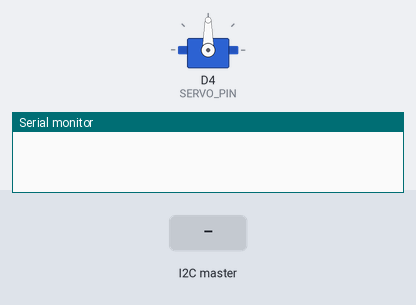
The sketch below on a simulated Arduino Zero (SAMD21). Shown: servo, the last lines printed to the serial monitor. Inputs (shaded band) come from the test bench.

Above: at 1.2 s.
1.3 s: the I2C master sends the byte 1
At 1.6 s:
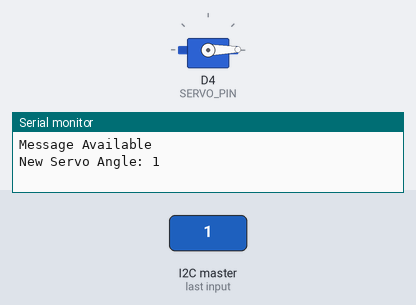
2.8 s: the I2C master sends the byte 90
At 4.0 s:
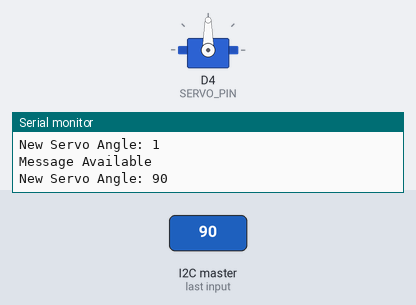
Timing chart, 0 to 5.8 s (numbered marks = the images above; inputs shaded):
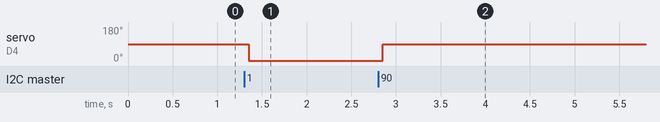

Measured:
- after the input at 1.3 s, servo on D4 (SERVO_PIN): 90° → 1° after 0.05 s
- after the input at 2.8 s, servo on D4 (SERVO_PIN): 1° → 90° after 0.05 s

The sketch:

TrinketServoController.ino
```cpp
/*
 *  Designed for Adafruit Trinket M0
    Receives commands via I2C and moves servo to specified position
	Using 12 bit ADC to read voltage from the servo position potentiometer
	Sends read value converted to angle ( position ) back to I2C master
*/

#include <Servo.h>
#include <Wire.h>

Servo myservo;
int m_currentServoAngle = 0;  // variable to store the servo position, unused
int m_desiredServoAngle = 0;  // servo angle that servo should reach, unused
const int SERVO_PIN = 4;
const int I2C_DEVICE_ID = 4;

/* Structure representing received message */
struct messageI2C {
  char buffer[1024] = {};		// Buffer
  bool processed = true;		// Indicated if it was processed
  int bytes = 0;  				// bytes in message
} t_message;

messageI2C message; 			// Instantiate the message structure

void setup() {

  // Set to use default (3V) voltage reference
  analogReference(AR_DEFAULT);
  // Use 12 bit ADC
  analogReadResolution(12);
  // attaches the servo on pin 4
  myservo.attach(SERVO_PIN);

  // Initialize i2C
  Wire.begin(I2C_DEVICE_ID); // join i2c bus with address #4
  Wire.onReceive(receiveEvent); // register receive event
  Wire.onRequest(requestEvent); // register request event
}

// Misc variuable to read analog data
int samples = 5;
int val,val1,val2,val3,val4 = 0;
int values[5];
float stdDeviation = 0;

int sampling() {
    int i, sum = 0, mean = 0 , variance = 0;

    for(i = 0; i < samples; ++i) {
        values[i] = analogRead(A0);  // read the input pin
        Serial.print(values[i]); Serial.print(" | ");          // debug value
    }
    Serial.println("");

    for(i = 0; i < samples; ++i) {
      sum += values[i];
    }
    mean = sum / samples;

/* Calculate some extra values
    for(i = 0; i < samples; ++i) {
      variance += pow(values[i] - mean, 2);
    }
    variance = variance / samples;
    stdDeviation = sqrt(variance);

    Serial.print("Average: "); Serial.println(mean);
    Serial.print("Variance: "); Serial.println(variance);
    Serial.print("Standard Deviation: "); Serial.println(stdDeviation);
*/
    return mean;
}

/* Event handler for master requesting data from the servo */
void requestEvent()
{
  char currentPos = map(sampling(), 493, 3500, 0, 180);
  Serial.print("Sending Current Servo Angle: ");
  Serial.println(currentPos, DEC);
  Wire.write(currentPos);
}

/* Event handler for master sending data to the servo */
void receiveEvent(int numBytes) {
  Serial.println("Message Available");
  for(int i = 0; i < numBytes; i++) {
    message.buffer[i] = Wire.read();
  }
  message.bytes = numBytes;
  message.processed = false;
}

void loop() {
	// Processing messages
    if(!message.processed) {
      // Getting very first value of the buffer
      myservo.write(message.buffer[0]);
      message.processed = true;
      Serial.print("New Servo Angle: ");
      Serial.println(message.buffer[0], DEC);
    }
}
```
